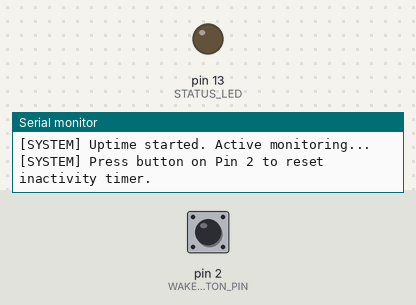
This sketch was run on a simulated Arduino Uno, built with avr-gcc and run on an emulated ATmega328P. Shown: output pins drawn as LEDs (lit = HIGH), the last lines printed to the serial monitor. The inputs (shaded band) are chosen by the test bench; at power-on: pin 2 (WAKE_BUTTON_PIN) HIGH. Sleep ends after the set time or at an interrupt.

Above: at 1.3 s.
1.4 s: pin 2 (WAKE_BUTTON_PIN) pulled LOW for 0.15 s
At 2.3 s:
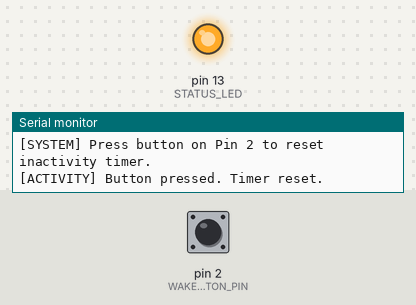
Timing chart, 0 to 8.0 s (numbered marks = the images above; inputs shaded):
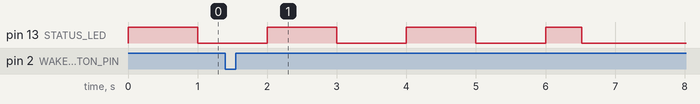

The sketch:

Day_84_Deep_Sleep.ino
```cpp
/*
 * 100 Projects with Arduino - Day 84
 * Project: Deep Sleep & Power Saving Modes (AVR Sleep Manager with External Interrupt Wake-up)
 *
 * DESCRIPTION:
 * This project demonstrates advanced battery and power optimization techniques for embedded
 * mechatronics systems. To align with industrial remote sensing and low-power IoT designs:
 * 1. Deep Power-Down Mode: Configures the ATmega328P to enter its lowest power consumption state
 *    (SLEEP_MODE_PWR_DOWN), reducing microcontroller current draw from ~15mA down to under 1µA
 * (chip-only).
 * 2. Hardware Interrupt Wake-up: Connects an external tactile button (Pin 2, INT0) that acts as
 *    an active-low hardware interrupt. Pressing the button wakes the processor instantly from
 * sleep.
 * 3. ADC Shutdown: Disables the internal Analog-to-Digital Converter (ADC) before entering sleep
 *    (saving an additional ~250µA of current) and re-enables it upon wake-up.
 * 4. Inactivity Timer: Implements a non-blocking 5-second timer. If no user interaction is
 * detected, the system automatically enters deep sleep.
 *
 * SLEEP MODES & POWER REDUCTION THEORY:
 * - SLEEP_MODE_PWR_DOWN: In this state, the main crystal oscillator is halted, stopping all
 * internal clocks (CPU clock, I/O clock, flash clock). Only asynchronous interrupts (like low level
 * on INT0) or the Watchdog timer can wake the chip.
 * - ADC Power Draw: The ADC contains active comparator circuitry. If the chip is put to sleep but
 *   the ADC is not disabled (`ADCSRA` bit `ADEN` = 0), the comparator remains powered and drains
 * current.
 * - Board-level Power: Note that standard Arduino Uno boards contain a USB-to-Serial chip
 * (ATmega16U2) and a 5V linear regulator that continue to draw ~10-15mA even when the main
 * microcontroller is in deep sleep. For true micro-ampere operations, a bare chip (like an
 * ATmega328P on a breadboard) or a board with removable LEDs/regulators (like the Arduino Pro Mini)
 * must be used.
 *
 * WIRING:
 * - Wake-up Button -> Connect Pin 2 to GND (utilizes internal INPUT_PULLUP)
 * - Status LED      -> Pin 13 (Built-in LED, flashes to indicate power state)
 */

#include <avr/power.h>
#include <avr/sleep.h>

// --- PIN DEFINITIONS ---
const int WAKE_BUTTON_PIN = 2;  // Interrupt 0 pin (INT0)
const int STATUS_LED = 13;

// --- TIMING CONFIGURATION ---
unsigned long lastActivityTime = 0;
const unsigned long INACTIVITY_TIMEOUT_MS = 5000;  // Go to sleep after 5 seconds of inactivity

// --- STATE VARIABLES ---
volatile bool wokeUpFlag = false;  // Flag set by ISR to indicate interrupt occurred

void setup() {
  Serial.begin(9600);

  pinMode(STATUS_LED, OUTPUT);
  digitalWrite(STATUS_LED, HIGH);

  // Set button pin as input with internal pull-up resistor
  pinMode(WAKE_BUTTON_PIN, INPUT_PULLUP);

  Serial.println(F("=================================================="));
  Serial.println(F("Day 84: Deep Sleep & Power Saving Modes"));
  Serial.println(F("=================================================="));
  Serial.println(F("[SYSTEM] Uptime started. Active monitoring..."));
  Serial.println(F("[SYSTEM] Press button on Pin 2 to reset inactivity timer."));

  lastActivityTime = millis();
}

void loop() {
  unsigned long now = millis();

  // 1. Check if the ISR flag was set
  if (wokeUpFlag) {
    wokeUpFlag = false;
    Serial.println(F("[WAKE] System woke up from deep sleep."));

    // Flash LED rapidly 3 times to indicate wake-up
    for (int i = 0; i < 3; i++) {
      digitalWrite(STATUS_LED, HIGH);
      delay(100);
      digitalWrite(STATUS_LED, LOW);
      delay(100);
    }
    lastActivityTime = millis();  // Reset inactivity timer
  }

  // 2. Poll the button to reset the inactivity timer
  if (digitalRead(WAKE_BUTTON_PIN) == LOW) {
    if (now - lastActivityTime > 200) {  // Simple debounce
      Serial.println(F("[ACTIVITY] Button pressed. Timer reset."));
      lastActivityTime = now;
      digitalWrite(STATUS_LED, HIGH);  // Keep LED on
    }
  }

  // 3. Monitor for inactivity and trigger sleep
  if (now - lastActivityTime >= INACTIVITY_TIMEOUT_MS) {
    enterDeepSleep();
  }

  // Heartbeat indicator during active mode (blinks slowly)
  if (!wokeUpFlag && (now - lastActivityTime < INACTIVITY_TIMEOUT_MS)) {
    // Blink LED slowly (100ms on, 900ms off) to show active mode
    if ((now / 1000) % 2 == 0) {
      digitalWrite(STATUS_LED, HIGH);
    } else {
      digitalWrite(STATUS_LED, LOW);
    }
  }
}

// =============================================================
//  LOW-LEVEL POWER MANAGEMENT OPERATIONS
// =============================================================

/**
 * Disables peripherals and puts the microcontroller into a deep sleep state.
 */
void enterDeepSleep() {
  Serial.println(F("[SYSTEM] Inactivity timeout reached. Entering Deep Sleep now..."));
  Serial.println(F("[SYSTEM] Serial console and MCU clocks halting."));
  Serial.flush();  // Wait for serial transmission to complete before halting clocks

  digitalWrite(STATUS_LED, LOW);  // Turn off LED to save power

  // --- STEP 1: DISABLE ADC (Analog-to-Digital Converter) ---
  // The ADC consumes ~250µA of current even when idle. Clear the ADEN bit to disable it.
  byte prevADCSRA = ADCSRA;
  ADCSRA &= ~(1 << ADEN);

  // --- STEP 2: CONFIGURE EXTERNAL INTERRUPT ---
  // Set Pin 2 (INT0) as the wake-up trigger.
  // We use LOW level interrupt because it is the only trigger mode that can wake the MCU
  // from Power-down mode (change or edge interrupts require the I/O clock which is stopped).
  attachInterrupt(digitalPinToInterrupt(WAKE_BUTTON_PIN), wakeUpISR, LOW);

  // --- STEP 3: CONFIGURE SLEEP MODE ---
  // Select the lowest power mode: Power-down
  set_sleep_mode(SLEEP_MODE_PWR_DOWN);

  // Enable sleep mode in the control register
  sleep_enable();

  // --- STEP 4: GO TO SLEEP ---
  // This instruction halts the CPU and clocks. The program freezes here.
  sleep_cpu();

  // =============================================================
  //  THE MICROCONTROLLER IS NOW ASLEEP. EXECUTION HALTS.
  //  (Wakes up here once the button on Pin 2 is pressed)
  // =============================================================

  // --- STEP 5: WAKE UP & CLEANUP ---
  // The first thing the MCU does upon wake-up is execute the wakeUpISR(),
  // and then resumes execution at this point.

  sleep_disable();  // Disable sleep immediately for safety

  // Detach interrupt to prevent the ISR from firing repeatedly while the button is held
  detachInterrupt(digitalPinToInterrupt(WAKE_BUTTON_PIN));

  // Re-enable the ADC
  ADCSRA = prevADCSRA;

  // Set flag to print wake-up message in the main loop
  wokeUpFlag = true;
}

/**
 * Hardware Interrupt Service Routine (ISR) triggered by low level on Pin 2.
 */
void wakeUpISR() {
  // ISR must do as little as possible. We just set a flag.
  wokeUpFlag = true;
}
```
